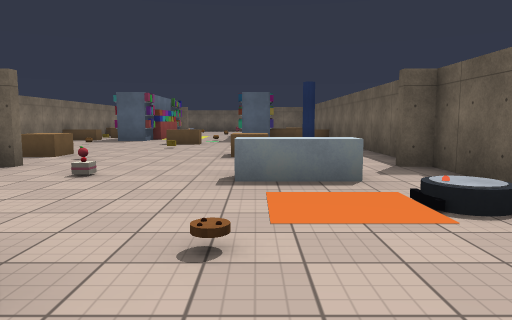
View 1 (above)

17 first-person views from a walk through a scene from a Unity 3-D project. The camera is 1.4 m above the floor, tilts 6° down and sees 70° across. The floor is counted in squares, 2 m on a side. Each view is taken from the middle of a square. On the plan, view 1 faces up. The plan holds only what a view shows up to about 11 squares ahead; the rest is blank. Surface patterns are stand-ins for the level's own textures.

View 2
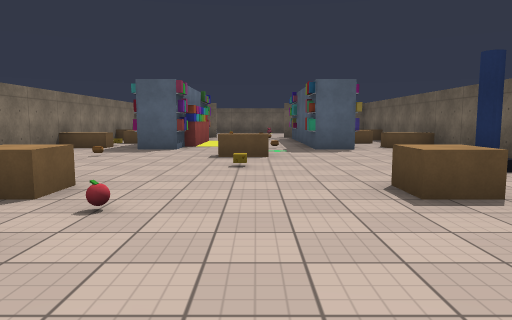

View 3
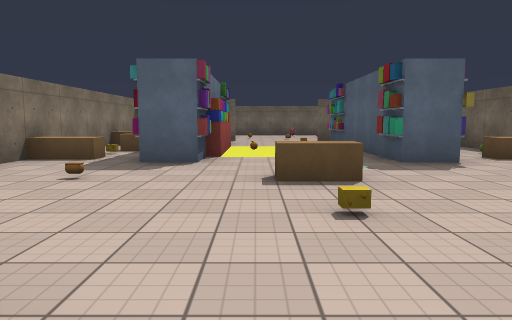

View 4
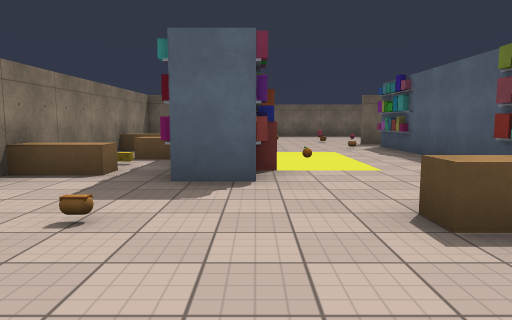

View 5
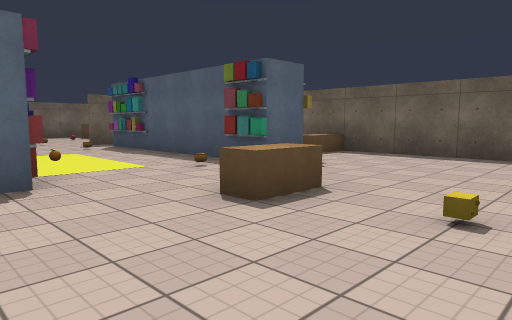

View 6
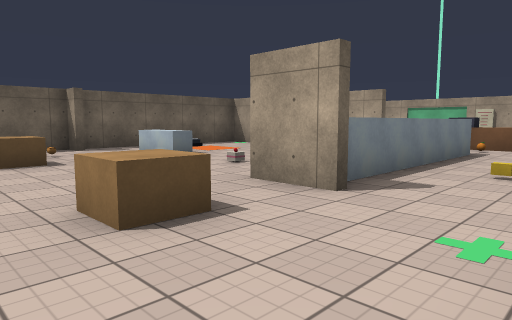

View 7
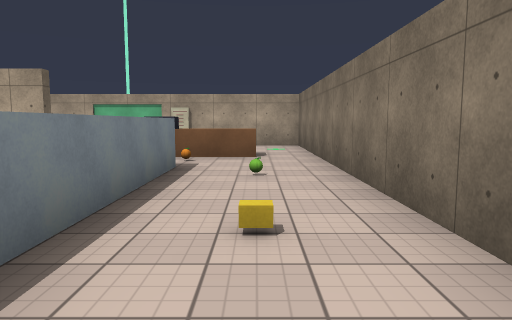

View 8
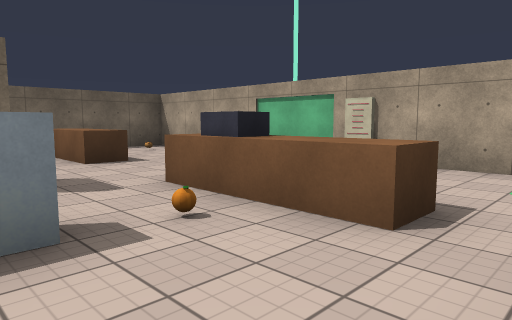

View 9
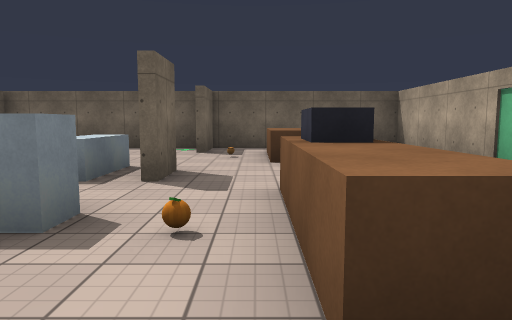

View 10
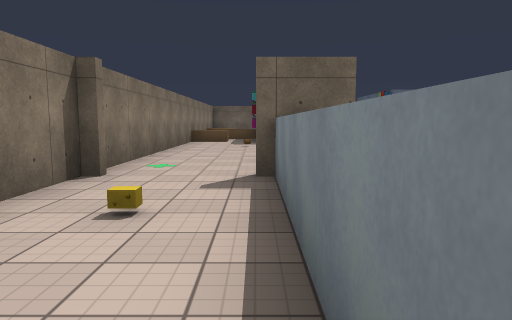

View 11
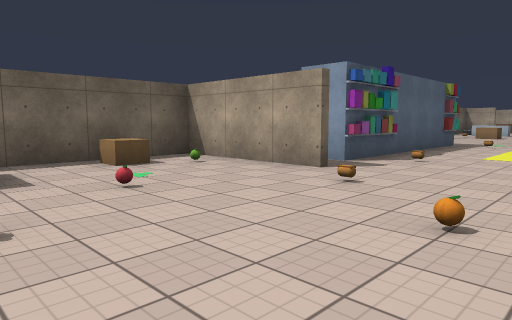

View 12
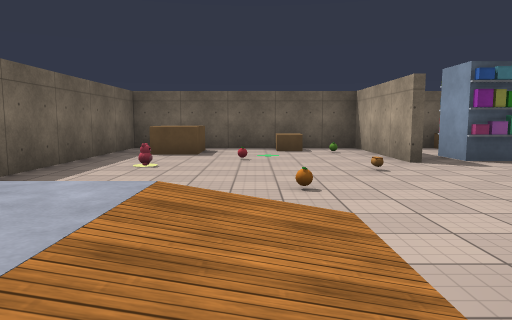

View 13
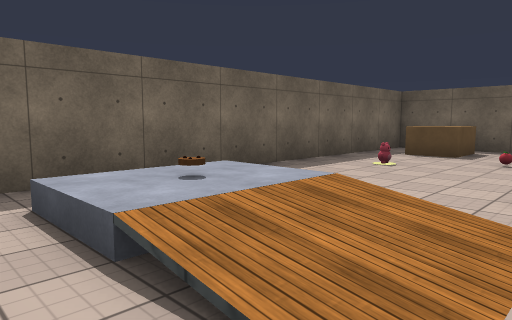

View 14
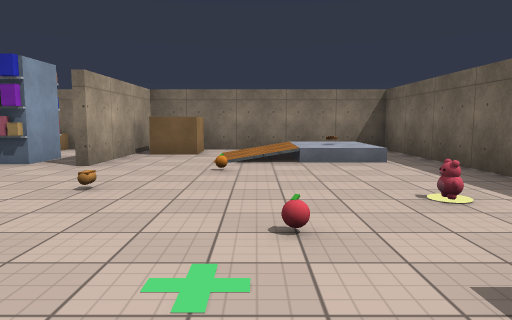

View 15
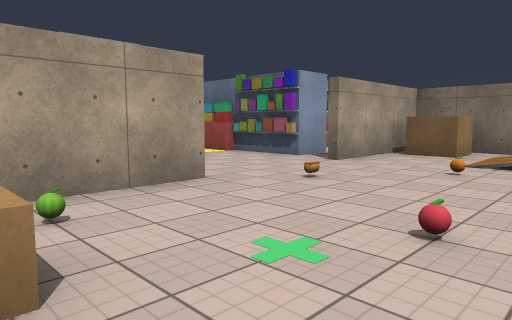

View 16
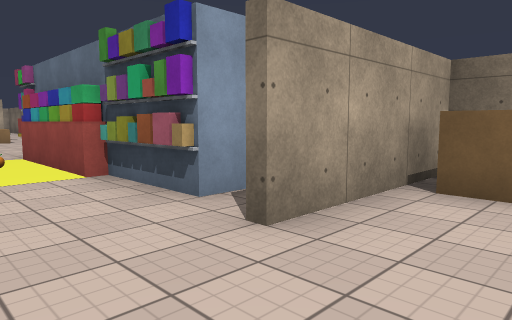

View 17
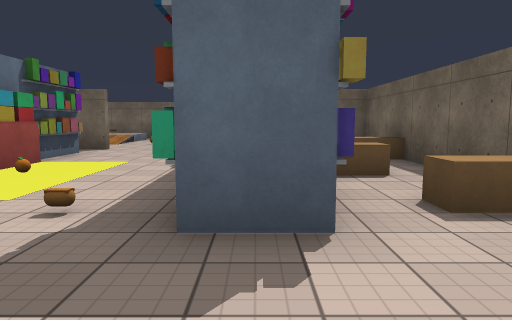

### Floor plan
Key: @ floor where view 1 was taken; # wall or solid block; . main floor; : floor 0.5 m higher than the main floor; / step, stairs or slope; ^ raised ledge; O other object.
Columns run from 8 left of view 1 to 3 right of it. Each row starts with its distance up from view 1.
 27  ###########
 26 #..........#
 25 #.::...O.OO#
 24 #.::.......#
 23 #.//.......#
 22 #.........O#
 21 #.O........#
 20  ####...####
 19  #. OOOO#..#
 18  OO OOOO# O#
 17  #  OO.O# .#
 16  #O O...# .#
 15  #. O..O#.:#
 14  OO OOOO#.O#
 13 #..OO..O...#
 12 #..........#
 11 #.....O....#
 10 #..........#
  9 #........O.#
  8 #...O...O..#
  7 #..........#
  6 ##..#......#
  5 #...^......#
  4 #...^......#
  3 #...^ ..../#
  2 #...^ .....#
  1 #...^.^....#
  0 #.......@.##
 -1 #..........#
 -2 #.^^O...^^.#
 -3 #..    ....#
 -4 #...     ..#
 -5 ############

Positions as (right, up) in squares from view 1, and headings:
1: (0, 0), facing up
2: (-2, 4), facing up
3: (-3, 7), facing up
4: (-4, 9), facing up
5: (-5, 9), facing up-right
6: (-7, 9), facing down-right
7: (-6, 6), facing down
8: (-7, 1), facing down-right
9: (-7, -1), facing right
10: (-5, 1), facing up
11: (-4, 25), facing down-right
12: (-7, 23), facing right
13: (-7, 22), facing up-right
14: (2, 23), facing left
15: (2, 24), facing down-left
16: (-2, 22), facing down-left
17: (0, 11), facing up
